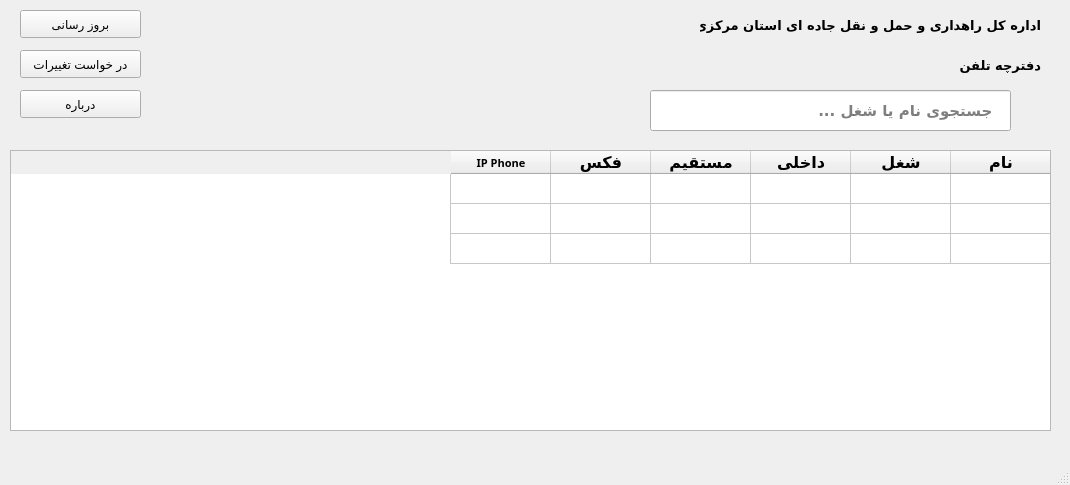
<?xml version="1.0" encoding="UTF-8"?>
<ui version="4.0">
 <class>MainWindow</class>
 <widget class="QMainWindow" name="MainWindow">
  <property name="geometry">
   <rect>
    <x>0</x>
    <y>0</y>
    <width>1070</width>
    <height>485</height>
   </rect>
  </property>
  <property name="sizePolicy">
   <sizepolicy hsizetype="Expanding" vsizetype="Expanding">
    <horstretch>0</horstretch>
    <verstretch>0</verstretch>
   </sizepolicy>
  </property>
  <property name="minimumSize">
   <size>
    <width>1070</width>
    <height>485</height>
   </size>
  </property>
  <property name="maximumSize">
   <size>
    <width>1070</width>
    <height>500</height>
   </size>
  </property>
  <property name="sizeIncrement">
   <size>
    <width>1070</width>
    <height>500</height>
   </size>
  </property>
  <property name="baseSize">
   <size>
    <width>1070</width>
    <height>500</height>
   </size>
  </property>
  <property name="windowTitle">
   <string>دفترچه تلفن</string>
  </property>
  <property name="layoutDirection">
   <enum>Qt::LeftToRight</enum>
  </property>
  <property name="tabShape">
   <enum>QTabWidget::Rounded</enum>
  </property>
  <widget class="QWidget" name="centralwidget">
   <widget class="QTableWidget" name="tableWidget">
    <property name="geometry">
     <rect>
      <x>10</x>
      <y>150</y>
      <width>1041</width>
      <height>281</height>
     </rect>
    </property>
    <property name="sizePolicy">
     <sizepolicy hsizetype="Expanding" vsizetype="Expanding">
      <horstretch>0</horstretch>
      <verstretch>0</verstretch>
     </sizepolicy>
    </property>
    <property name="baseSize">
     <size>
      <width>0</width>
      <height>0</height>
     </size>
    </property>
    <property name="font">
     <font>
      <family>B Kamran</family>
      <pointsize>12</pointsize>
      <weight>75</weight>
      <bold>true</bold>
     </font>
    </property>
    <property name="focusPolicy">
     <enum>Qt::NoFocus</enum>
    </property>
    <property name="contextMenuPolicy">
     <enum>Qt::DefaultContextMenu</enum>
    </property>
    <property name="acceptDrops">
     <bool>false</bool>
    </property>
    <property name="layoutDirection">
     <enum>Qt::RightToLeft</enum>
    </property>
    <property name="autoFillBackground">
     <bool>false</bool>
    </property>
    <property name="inputMethodHints">
     <set>Qt::ImhDialableCharactersOnly|Qt::ImhDigitsOnly|Qt::ImhEmailCharactersOnly|Qt::ImhFormattedNumbersOnly|Qt::ImhLatinOnly|Qt::ImhLowercaseOnly|Qt::ImhUppercaseOnly|Qt::ImhUrlCharactersOnly</set>
    </property>
    <property name="frameShape">
     <enum>QFrame::StyledPanel</enum>
    </property>
    <property name="frameShadow">
     <enum>QFrame::Sunken</enum>
    </property>
    <property name="lineWidth">
     <number>1</number>
    </property>
    <property name="verticalScrollBarPolicy">
     <enum>Qt::ScrollBarAsNeeded</enum>
    </property>
    <property name="horizontalScrollBarPolicy">
     <enum>Qt::ScrollBarAsNeeded</enum>
    </property>
    <property name="sizeAdjustPolicy">
     <enum>QAbstractScrollArea::AdjustToContents</enum>
    </property>
    <property name="autoScroll">
     <bool>true</bool>
    </property>
    <property name="autoScrollMargin">
     <number>18</number>
    </property>
    <property name="editTriggers">
     <set>QAbstractItemView::NoEditTriggers</set>
    </property>
    <property name="tabKeyNavigation">
     <bool>false</bool>
    </property>
    <property name="showDropIndicator" stdset="0">
     <bool>false</bool>
    </property>
    <property name="dragDropOverwriteMode">
     <bool>false</bool>
    </property>
    <property name="selectionMode">
     <enum>QAbstractItemView::NoSelection</enum>
    </property>
    <property name="selectionBehavior">
     <enum>QAbstractItemView::SelectRows</enum>
    </property>
    <property name="showGrid">
     <bool>true</bool>
    </property>
    <property name="gridStyle">
     <enum>Qt::SolidLine</enum>
    </property>
    <property name="sortingEnabled">
     <bool>false</bool>
    </property>
    <property name="wordWrap">
     <bool>false</bool>
    </property>
    <property name="cornerButtonEnabled">
     <bool>false</bool>
    </property>
    <property name="rowCount">
     <number>3</number>
    </property>
    <property name="columnCount">
     <number>6</number>
    </property>
    <attribute name="horizontalHeaderVisible">
     <bool>true</bool>
    </attribute>
    <attribute name="horizontalHeaderCascadingSectionResizes">
     <bool>false</bool>
    </attribute>
    <attribute name="horizontalHeaderHighlightSections">
     <bool>true</bool>
    </attribute>
    <attribute name="verticalHeaderVisible">
     <bool>false</bool>
    </attribute>
    <attribute name="verticalHeaderHighlightSections">
     <bool>false</bool>
    </attribute>
    <attribute name="verticalHeaderStretchLastSection">
     <bool>false</bool>
    </attribute>
    <row/>
    <row/>
    <row/>
    <column>
     <property name="text">
      <string>نام</string>
     </property>
     <property name="foreground">
      <brush brushstyle="SolidPattern">
       <color alpha="255">
        <red>0</red>
        <green>0</green>
        <blue>0</blue>
       </color>
      </brush>
     </property>
    </column>
    <column>
     <property name="text">
      <string>شغل</string>
     </property>
    </column>
    <column>
     <property name="text">
      <string>داخلی</string>
     </property>
    </column>
    <column>
     <property name="text">
      <string>مستقیم</string>
     </property>
    </column>
    <column>
     <property name="text">
      <string>فکس</string>
     </property>
    </column>
    <column>
     <property name="text">
      <string>IP Phone</string>
     </property>
     <property name="font">
      <font>
       <pointsize>8</pointsize>
      </font>
     </property>
    </column>
    <item row="0" column="0">
     <property name="flags">
      <set>NoItemFlags</set>
     </property>
    </item>
   </widget>
   <widget class="QLineEdit" name="lineEdit">
    <property name="geometry">
     <rect>
      <x>650</x>
      <y>90</y>
      <width>361</width>
      <height>41</height>
     </rect>
    </property>
    <property name="font">
     <font>
      <family>B Kamran</family>
      <pointsize>11</pointsize>
      <weight>75</weight>
      <bold>true</bold>
     </font>
    </property>
    <property name="toolTip">
     <string/>
    </property>
    <property name="statusTip">
     <string/>
    </property>
    <property name="whatsThis">
     <string/>
    </property>
    <property name="accessibleName">
     <string/>
    </property>
    <property name="accessibleDescription">
     <string/>
    </property>
    <property name="layoutDirection">
     <enum>Qt::RightToLeft</enum>
    </property>
    <property name="autoFillBackground">
     <bool>false</bool>
    </property>
    <property name="text">
     <string/>
    </property>
    <property name="frame">
     <bool>true</bool>
    </property>
    <property name="alignment">
     <set>Qt::AlignLeading|Qt::AlignLeft|Qt::AlignVCenter</set>
    </property>
    <property name="placeholderText">
     <string>   جستجوی نام یا شغل ...</string>
    </property>
   </widget>
   <widget class="QLabel" name="label">
    <property name="geometry">
     <rect>
      <x>700</x>
      <y>10</y>
      <width>341</width>
      <height>31</height>
     </rect>
    </property>
    <property name="font">
     <font>
      <family>B Titr</family>
      <pointsize>10</pointsize>
      <weight>75</weight>
      <bold>true</bold>
     </font>
    </property>
    <property name="text">
     <string>اداره کل راهداری و حمل و نقل جاده ای استان مرکزی</string>
    </property>
   </widget>
   <widget class="QLabel" name="label_2">
    <property name="geometry">
     <rect>
      <x>920</x>
      <y>50</y>
      <width>121</width>
      <height>31</height>
     </rect>
    </property>
    <property name="font">
     <font>
      <family>B Titr</family>
      <pointsize>10</pointsize>
      <weight>75</weight>
      <bold>true</bold>
     </font>
    </property>
    <property name="text">
     <string>دفترچه تلفن</string>
    </property>
   </widget>
   <widget class="QLabel" name="label_3">
    <property name="geometry">
     <rect>
      <x>190</x>
      <y>10</y>
      <width>171</width>
      <height>131</height>
     </rect>
    </property>
    <property name="text">
     <string/>
    </property>
    <property name="pixmap">
     <pixmap>l.png</pixmap>
    </property>
   </widget>
   <widget class="QLabel" name="label_4">
    <property name="geometry">
     <rect>
      <x>1020</x>
      <y>90</y>
      <width>41</width>
      <height>41</height>
     </rect>
    </property>
    <property name="text">
     <string/>
    </property>
    <property name="pixmap">
     <pixmap>searchLogo.png</pixmap>
    </property>
   </widget>
   <widget class="QPushButton" name="pushButton">
    <property name="geometry">
     <rect>
      <x>20</x>
      <y>50</y>
      <width>121</width>
      <height>28</height>
     </rect>
    </property>
    <property name="text">
     <string>در خواست تغییرات</string>
    </property>
   </widget>
   <widget class="QPushButton" name="pushButton_2">
    <property name="geometry">
     <rect>
      <x>20</x>
      <y>10</y>
      <width>121</width>
      <height>28</height>
     </rect>
    </property>
    <property name="text">
     <string>بروز رسانی</string>
    </property>
   </widget>
   <widget class="QPushButton" name="pushButton_3">
    <property name="geometry">
     <rect>
      <x>20</x>
      <y>90</y>
      <width>121</width>
      <height>28</height>
     </rect>
    </property>
    <property name="toolTip">
     <string>&lt;html&gt;&lt;head/&gt;&lt;body&gt;&lt;p&gt;&lt;br/&gt;&lt;/p&gt;&lt;/body&gt;&lt;/html&gt;</string>
    </property>
    <property name="text">
     <string>درباره</string>
    </property>
   </widget>
   <widget class="QLabel" name="label_5">
    <property name="geometry">
     <rect>
      <x>1020</x>
      <y>90</y>
      <width>31</width>
      <height>41</height>
     </rect>
    </property>
    <property name="text">
     <string/>
    </property>
    <property name="pixmap">
     <pixmap>searchLogo1.png</pixmap>
    </property>
   </widget>
  </widget>
  <widget class="QMenuBar" name="menubar">
   <property name="geometry">
    <rect>
     <x>0</x>
     <y>0</y>
     <width>1070</width>
     <height>26</height>
    </rect>
   </property>
  </widget>
  <widget class="QStatusBar" name="statusbar"/>
 </widget>
 <resources>
  <include location="logo.qrc"/>
 </resources>
 <connections/>
</ui>
